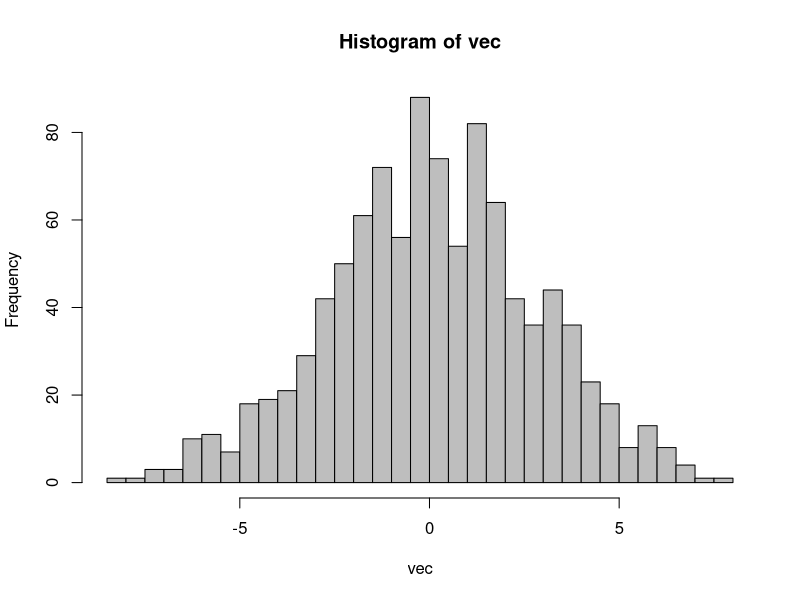

Source code (R): (Note: a time limit stopped this script after it produced the figure.)
rm(list=ls())
set.seed(10)

#fix a vector
n <- 100
trials <- 1000
vec <- rep(0, trials)
vec2 <- rep(0, trials)

v <- rnorm(n)
v <- v/sqrt(sum(v^2))

for(k in 1:trials){
  if(k %% floor(trials/10) == 0) cat('*')

  set.seed(k)
  X <- matrix(0, n, n)
  for(i in 1:n){
    for(j in i:n){
      X[i,j] <- rexp(1, rate = 1/2) - 2
      X[j,i] <- X[i,j]
    }
  }

  vec[k] <- t(v)%*%X%*%v
  vec2[k] <- max(eigen(X)$values)
}

hist(vec, breaks = 50, col = "gray")

#############

# test #2
n_vec <- exp(seq(log(10), log(1000), length.out = 10))
trials <- 1000
vec_prob <- rep(0, length(n_vec))
vec_exp <- rep(0, length(n_vec))

for(n in 1:length(n_vec)){
  print('*')
  tmp <- rep(0, trials)
  for(k in 1:trials){
    set.seed(k)
    X <- matrix(0, n_vec[n], n_vec[n])
    for(i in 1:n){
      for(j in i:n){
        X[i,j] <- rexp(1, rate = 1/2) - 2
        X[j,i] <- X[i,j]
      }
    }

    tmp[k] <- max(eigen(X)$values)
  }

  vec_prob[n] <- quantile(tmp, probs = 1 - 1/n_vec[n])
  vec_exp[n] <- mean(tmp)
}

plot(n_vec, vec_prob)
zz <- sqrt(n_vec + log(n_vec))
const <- lm(vec_prob ~ zz)
const <- stats::coef(const)
lines(n_vec, const[1]+const[2]* zz, col = "red", lwd = 2)
